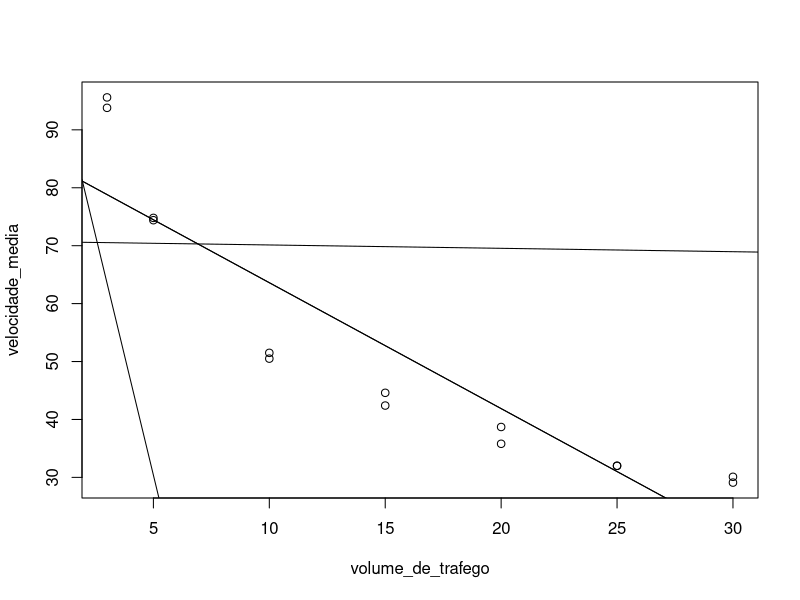

Here is the R script that generated this plot:
# Questão 1

# Constantes

volume_de_trafego = c(3,3,5,5,10,10,15,15,20,20,25,25,30,30)
velocidade_media = c(95.60, 93.80, 74.40, 74.80, 50.50, 51.50, 44.60, 42.40, 35.80, 38.70, 32.00, 32.00, 30.10, 29.10)

# Letra a

plot(volume_de_trafego, velocidade_media)


# Letra b

## Aparentemente, a relação entre as variáveis "volume de tráfego" e "velocidade média" pode ser descrita a partir do gráfico de uma função semelhante a y = 1/|x| 

# Letra c

r = cor(volume_de_trafego, velocidade_media)
print(r)

## Verificamos através do coeficiente de correlação linear que as variáveis "volume de tráfego" e "velocidade média" possuem uma forte relação linear, de forma que a inclinação da reta é decrescente

# Letra D

modelo_linear = lm(velocidade_media ~ volume_de_trafego)
modelo_linear

## Percebemos, através da saída do comando lm() que o modelo da relação linear entre as variáveis trabalhadas pode ser definido da seguinte forma:
## velocidade_media = 85.340 - 2.173 * volume_de_trafego

# Letra E

abline(modelo_linear)

# Questão 2

# Letra A

xA = volume_de_trafego
yA = velocidade_media

modeloA = lm(yA ~ xA)
abline(modeloA)
cor(xA,yA)
anova(modeloA)

# Letra B

xB = volume_de_trafego ** 2
yB = velocidade_media

modeloB = lm(yB ~ xB)
abline(modeloB)
cor(xB,yB)
anova(modeloB)

# Letra C

xC = log10(volume_de_trafego)
yC = velocidade_media

modeloC = lm(yC ~ xC)
abline(modeloC)
cor(xC,yC)
anova(modeloC)

# Letra D

xD = sqrt(volume_de_trafego)
yD = velocidade_media

modeloD = lm(yD ~ xD)
abline(modeloD)
cor(xD,yD)
anova(modeloD)


# Letra E

xE = 1 / sqrt(volume_de_trafego)
yE = velocidade_media

modeloE = lm(yE ~ xE)
abline(modeloE)
cor(xE,yE)
anova(modeloE)

regressaoA = 5836 / (5836 + 1226)
print(regressaoA)

regressaoB = 4537.4 / (4537.4 + 2524.6)
print(regressaoB)

regressaoC = 6911.0 / (6911.0 + 151.1)
print(regressaoC)

regressaoD = 6472.0 / (6472.0 + 590.1)
print(regressaoD)

regressaoE = 7044.1 / (7044.1 + 18.0)
print(regressaoE)

## Como a parte sistemática do caso proposto pela letra E possui a maior influência no modelo, concluímos que o caso da letra E consiste naquele que se ajusta melhor aos dados